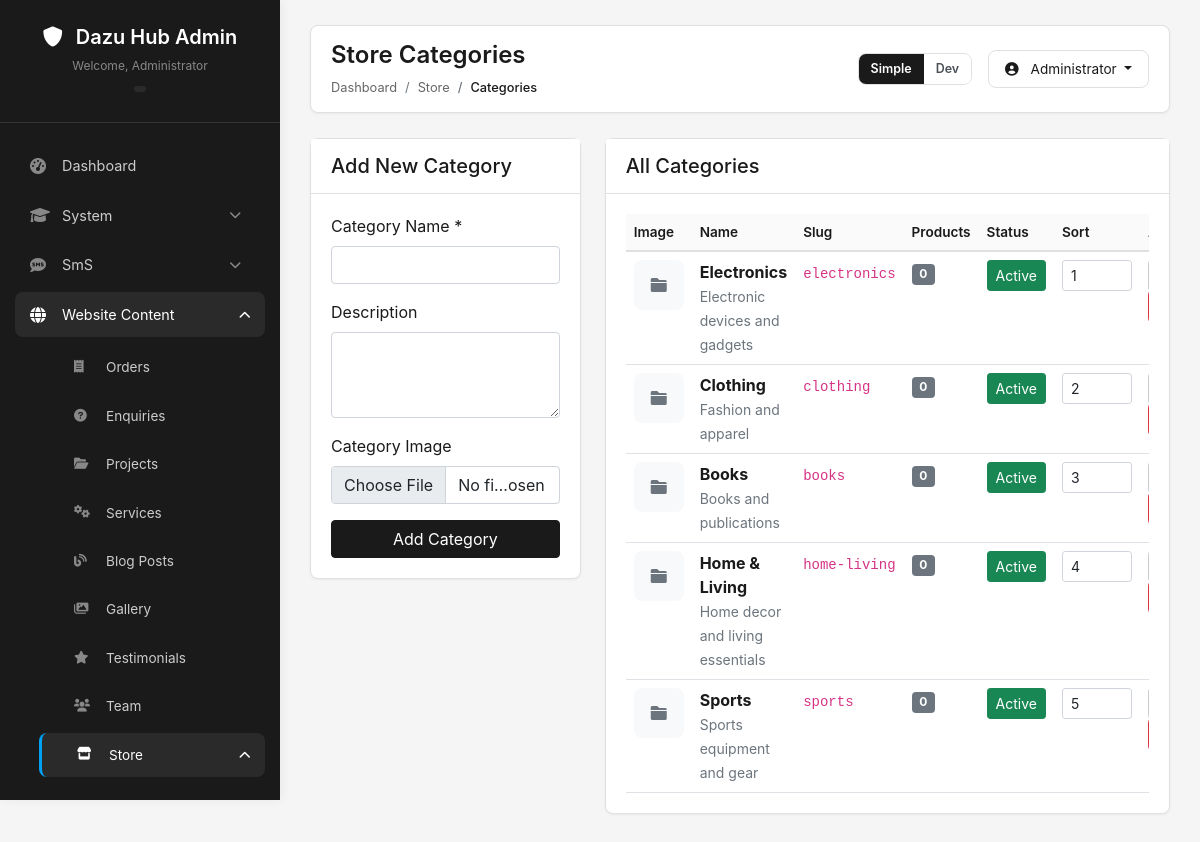
The page /public/admin/store/categories/index.php (signed in) on the database its author committed.
### tables this page shows
CREATE TABLE IF NOT EXISTS store_categories (
    id INT PRIMARY KEY AUTO_INCREMENT,
    name VARCHAR(100) NOT NULL,
    slug VARCHAR(100) UNIQUE NOT NULL,
    description TEXT,
    image_path VARCHAR(500),
    sort_order INT DEFAULT 0,
    is_active BOOLEAN DEFAULT TRUE,
    created_at TIMESTAMP DEFAULT CURRENT_TIMESTAMP,
    updated_at TIMESTAMP DEFAULT CURRENT_TIMESTAMP ON UPDATE CURRENT_TIMESTAMP,
    INDEX idx_active (is_active),
    INDEX idx_slug (slug)
);

### app/v1/controllers/StoreController.php (called while the page is built, shortened)
<?php
require_once __DIR__ . '/../models/StoreCategoryModel.php';
class StoreController {
    private $categoryModel;
    public function __construct($pdo) {
        $this->categoryModel = new StoreCategoryModel($pdo);
    }
    public function getAllCategories($activeOnly = true) {
        return $this->categoryModel->getAll($activeOnly);
    }
    public function getCategoryProductCount($category_id) {
        return $this->categoryModel->getProductCount($category_id);
    }
}
?>

### app/v1/models/StoreCategoryModel.php (called while the page is built, shortened)
<?php
class StoreCategoryModel {
    private $db;
    public function __construct($pdo) {
        $this->db = $pdo;
    }
    public function getAll($activeOnly = true) {
        $sql = "SELECT * FROM store_categories";
        $sql .= " ORDER BY sort_order ASC, name ASC";
        $stmt = $this->db->prepare($sql);
        $stmt->execute();
        return $stmt->fetchAll(PDO::FETCH_ASSOC);
    }
    public function getProductCount($category_id) {
        $sql = "SELECT COUNT(*) FROM store_products WHERE category_id = :category_id AND status = 'active'";
        $stmt = $this->db->prepare($sql);
        $stmt->execute([':category_id' => $category_id]);
        return $stmt->fetchColumn();
    }
}
?>

### public/admin/store/categories/index.php (the view, shortened to what this page needs)
<?php
require_once __DIR__ . '/../../../../app/v1/config/db_connect.php';
require_once __DIR__ . '/../../../../app/v1/controllers/StoreController.php';
$storeController = new StoreController($pdo);
$categories = $storeController->getAllCategories(false);
?>
<div class="row">
    <div class="col-md-4">
        <div class="card">
            <div class="card-header">
                <h5 class="mb-0">Add New Category</h5>
            </div>
            <div class="card-body">
                <form method="POST" enctype="multipart/form-data">
                    <div class="mb-3">
                        <label class="form-label">Category Name *</label>
                        <input type="text" name="name" class="form-control" required>
                    </div>
                    <div class="mb-3">
                        <label class="form-label">Description</label>
                        <textarea name="description" class="form-control" rows="3"></textarea>
                    </div>
                    <div class="mb-3">
                        <label class="form-label">Category Image</label>
                        <input type="file" name="category_image" class="form-control" accept="image/*">
                    </div>
                    <button type="submit" class="btn btn-primary w-100">Add Category</button>
                </form>
            </div>
        </div>
    </div>
    <div class="col-md-8">
        <div class="card">
            <div class="card-header">
                <h5 class="mb-0">All Categories</h5>
            </div>
            <div class="card-body">
                <?php if (empty($categories)): ?>
                    <div class="text-center py-4">
                        <i class="fas fa-tags fa-3x text-muted mb-3"></i>
                        <p>No categories yet. Create your first category!</p>
                    </div>
                <?php else: ?>
                    <div class="table-responsive">
                        <table class="table table-hover">
                            <thead>
                                <tr>
                                    <th>Image</th>
                                    <th>Name</th>
                                    <th>Slug</th>
                                    <th>Products</th>
                                    <th>Status</th>
                                    <th>Sort</th>
                                    <th>Actions</th>
                                </tr>
                            </thead>
                            <tbody>
                                <?php foreach ($categories as $cat): ?>
                                    <tr>
                                        <td>
                                            <?php if ($cat['image_path']): ?>
                                                <img src="<?php echo $cat['image_path']; ?>" class="category-image">
                                            <?php else: ?>
                                                <div class="category-image bg-light d-flex align-items-center justify-content-center">
                                                    <i class="fas fa-folder text-muted"></i>
                                                </div>
                                            <?php endif; ?>
                                        </td>
                                        <td>
                                            <strong><?php echo htmlspecialchars($cat['name']); ?></strong>
                                            <?php if ($cat['description']): ?>
                                                <br><small class="text-muted"><?php echo substr(htmlspecialchars($cat['description']), 0, 50); ?></small>
                                            <?php endif; ?>
                                        </td>
                                        <td><code><?php echo $cat['slug']; ?></code></td>
                                        <td>
                                            <span class="badge bg-secondary"><?php echo $storeController->getCategoryProductCount($cat['id']); ?></span>
                                        </td>
                                        <td>
                                            <button class="btn btn-sm btn-<?php echo $cat['is_active'] ? 'success' : 'danger'; ?>"
                                                    onclick="toggleStatus(<?php echo $cat['id']; ?>, <?php echo $cat['is_active'] ? 0 : 1; ?>)">
                                                <?php echo $cat['is_active'] ? 'Active' : 'Inactive'; ?>
                                            </button>
                                        </td>
                                        <td>
                                            <input type="number" class="form-control form-control-sm" style="width: 70px;"
                                                   value="<?php echo $cat['sort_order']; ?>"
                                                   data-id="<?php echo $cat['id']; ?>"
                                                   onchange="updateSortOrder(this)">
                                        </td>
                                        <td>
                                        </td>
                                    </tr>
                                <?php endforeach; ?>
                            </tbody>
                        </table>
                    </div>
                <?php endif; ?>
            </div>
        </div>
    </div>
</div>
<?php
require_once __DIR__ . '/../../../templates/admin/layout.php';
?>

### public/templates/admin/layout.php (style rules this page uses)
* { margin: 0; padding: 0; box-sizing: border-box; }
body { font-family: -apple-system, BlinkMacSystemFont, 'Segoe UI', Roboto, 'Helvetica Neue', Arial, sans-serif; background: #f5f5f5; color: #1a1a1a; overflow-x: hidden; }
.card { border: 1px solid #e0e0e0; border-radius: 8px; box-shadow: 0 1px 3px rgba(0,0,0,0.05); margin-bottom: 20px; }
.card-header { background: #fff; border-bottom: 1px solid #e0e0e0; padding: 15px 20px; font-weight: 600; }
.card-body { padding: 20px; }
.table { color: #1a1a1a; margin-bottom: 0; }
.table thead th { background: #fafafa; border-bottom: 2px solid #e0e0e0; font-weight: 600; font-size: 0.85rem; }
.table-responsive { overflow-x: auto; -webkit-overflow-scrolling: touch; }
.btn-primary { background: #1a1a1a; border-color: #1a1a1a; }

### public/admin/store/categories/index.php (style rules this page uses)
.category-image { width: 50px; height: 50px; object-fit: cover; border-radius: 8px; }

### rows shown on the page
store_categories: name "Electronics", description "Electronic devices and gadgets", slug "electronics", CategoryProductCount "0", is_active "Active", sort_order+id "1"
store_categories: name "Clothing", description "Fashion and apparel", slug "clothing", CategoryProductCount "0", is_active "Active", sort_order+id "2"
store_categories: name "Books", description "Books and publications", slug "books", CategoryProductCount "0", is_active "Active", sort_order+id "3"
store_categories: name "Home & Living", description "Home decor and living essentials", slug "home-living", CategoryProductCount "0", is_active "Active", sort_order+id "4"
store_categories: name "Sports", description "Sports equipment and gear", slug "sports", CategoryProductCount "0", is_active "Active", sort_order+id "5"

### other values the page prints
$_SESSION['username'] "Administrator"
$page_title "Store Categories"
$crumb['label'] "Store"
$crumb['label'] "Categories"
